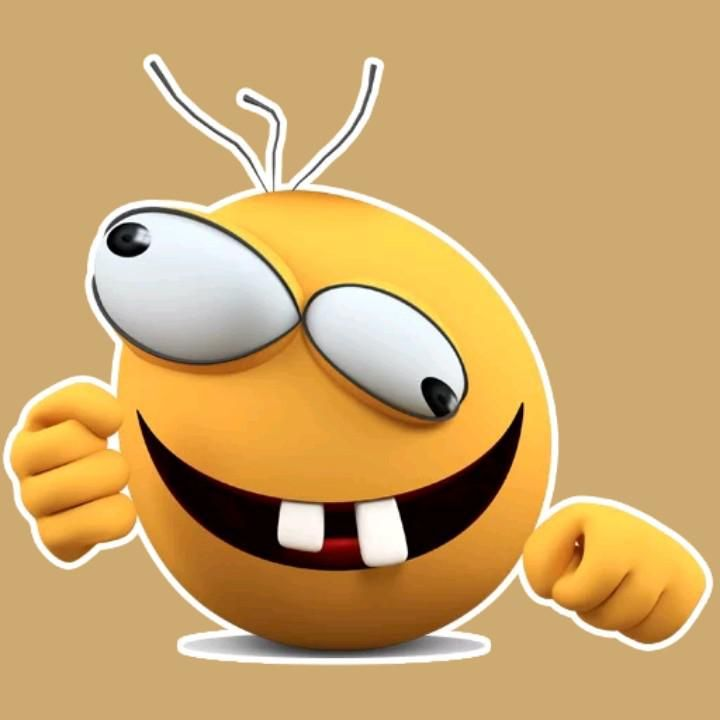
#> input picture kolobok2.jpg, 720 x 720 px
$ python main.py
#> lines starting #> are read from the running program, lines starting #| are printed output that depends on the picture; after the words box and inside, x2 and y2 are one past the last pixel; in counts of white or black regions, pixels touching at a corner belong together
from PIL import Image

image = Image.open("kolobok2.jpg")
#> image is the input picture: PIL image 720x720 RGB; mean R, G, B 203.9, 165.9, 107.9
box = (0, 0, 64, 64)
region = image.crop(box)
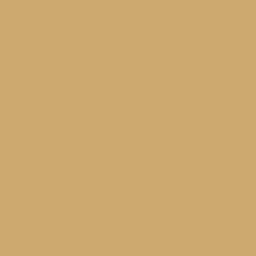
#> region: PIL image 64x64 RGB (shown 4 times larger); mean R, G, B 206, 169, 114
r, g, b = region.split()
#> r: PIL image 64x64 L; every value is 206
#> g: PIL image 64x64 L; every value is 169
#> b: PIL image 64x64 L; every value is 114
region = Image.merge("RGB", (g, b, r))
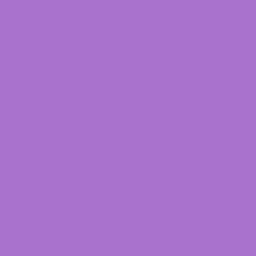
#> region: PIL image 64x64 RGB (shown 4 times larger); mean R, G, B 169, 114, 206
image.paste(region, box)

box = (64, 64, 128, 64)
region = image.crop(box)
r, g, b = region.split()
region = Image.merge("RGB", (b, r, g))
image.paste(region, box)

box = (0, 64, 64, 128)
region = image.crop(box)
region = region.rotate(45)
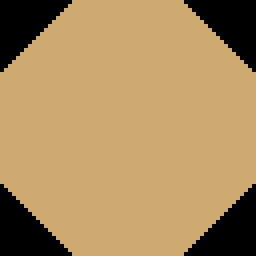
#> region: PIL image 64x64 RGB (shown 4 times larger); mean R, G, B 171.6, 140.8, 95
r, g, b = region.split()
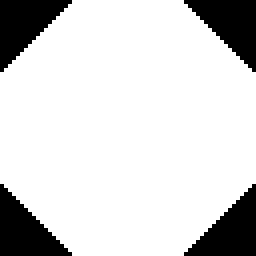
#> r: PIL image 64x64 L (shown 4 times larger); values 0 (black) and 206 (white), 83.3% white; 4 black regions, box (x1, y1, x2, y2) and area: (0, 0, 18, 18) 171, (46, 0, 64, 18) 171, (0, 46, 18, 64) 171, (46, 46, 64, 64) 171
region = Image.merge("RGB", (g, r, b))
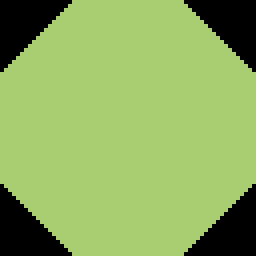
#> region: PIL image 64x64 RGB (shown 4 times larger); mean R, G, B 140.8, 171.6, 95
image.paste(region, box)

image.show()


#> (the run stopped early here; a loop or call above may not have finished)
